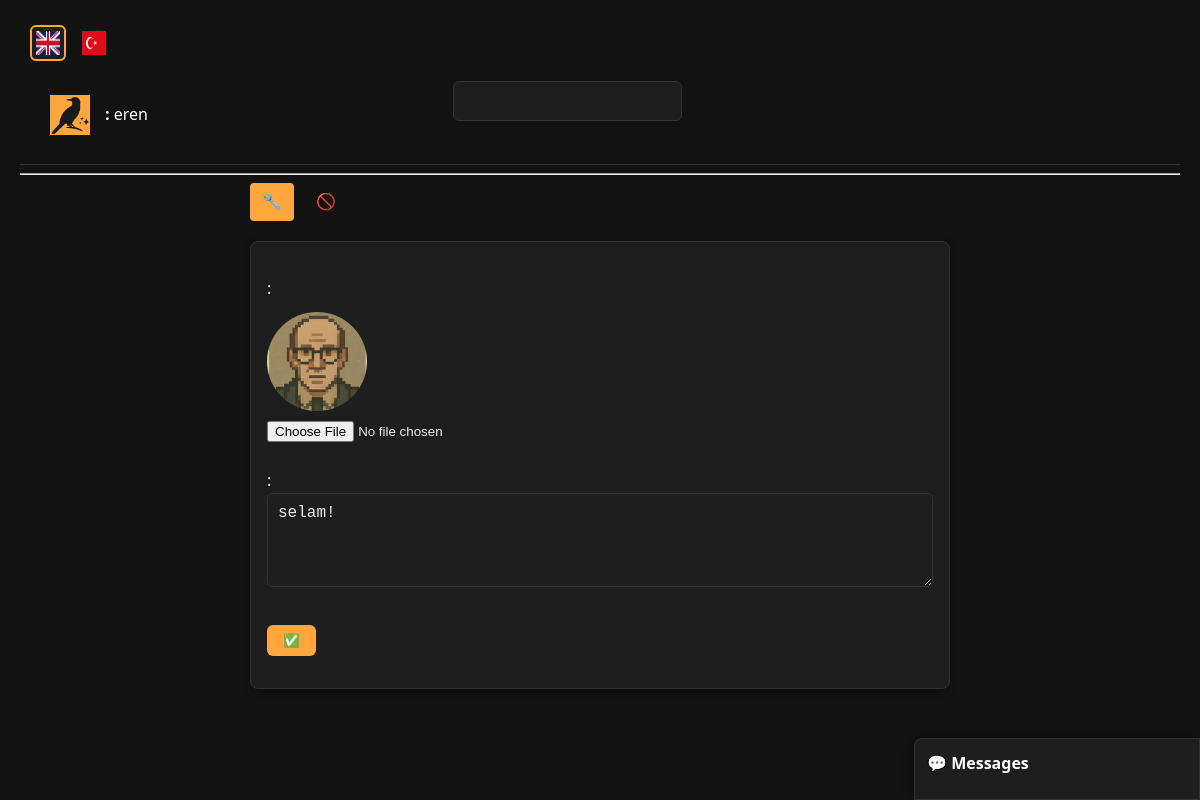
The page /settings.php (signed in) on the database its author committed.
### tables this page shows
CREATE TABLE `users` (
  `id` int(11) NOT NULL,
  `username` varchar(50) NOT NULL,
  `email` varchar(100) NOT NULL,
  `password` varchar(255) NOT NULL,
  `bio` text DEFAULT NULL,
  `profile_pic` varchar(255) DEFAULT NULL,
  `created_at` timestamp NOT NULL DEFAULT current_timestamp()
);

### settings.php (the view, shortened to what this page needs)
<?php
include 'templates/header.php';
$stmt = $pdo->prepare("SELECT bio, profile_pic FROM users WHERE id = ?");
$stmt->execute([$_SESSION['user_id']]);
$user_settings = $stmt->fetch();
$bio = $user_settings['bio'] ?? '';
$profile_pic = $user_settings['profile_pic'] ?? '';
?>
<link rel="stylesheet" href="assets/style.css">
<div class="container">
    <div class="tabs">
        <a href="#profile" onclick="showSetting('profile')" class="active">🔧 <?= $t['profile_settings'] ?></a>
        <a href="#blocked" onclick="showSetting('blocked')">🚫 <?= $t['blocked_users'] ?></a>
    </div>
    <div class="card" id="setting-profile">
        <form method="POST" action="actions/update_profile.php" enctype="multipart/form-data">
            <label><?= $t['change_profile_pic'] ?>:</label><br>
            <?php if ($profile_pic): ?>
                <img src="uploads/<?= htmlspecialchars($profile_pic) ?>" width="100" style="border-radius:50%; margin:10px 0;"><br>
            <?php endif; ?>
            <input type="file" name="profile_pic" accept="image/*"><br><br>
            <label><?= $t['edit_bio'] ?>:</label><br>
            <textarea name="bio" rows="4" maxlength="280"><?= htmlspecialchars($bio) ?></textarea><br><br>
            <button type="submit" class="btn">✅ <?= $t['save_changes'] ?></button>
        </form>
    </div>
</div>

### assets/style.css (style rules this page uses)
.container { max-width: 700px; margin: 0 auto; }
.card { background: var(--card); border-radius: 8px; padding: 16px; margin-bottom: 20px; box-shadow: 0 2px 8px rgba(0,0,0,0.25); border: 1px solid var(--border); }
button, .btn { background-color: var(--accent); color: white; border: none; padding: 8px 16px; border-radius: 6px; cursor: pointer; font-weight: 600; transition: background 0.2s; }
input[type="text"], input[type="email"], input[type="password"], textarea { width: 100%; padding: 10px; border-radius: 6px; border: 1px solid var(--border); margin-bottom: 12px; font-size: 16px; background: var(--card); color: var(--text); }
input::placeholder, textarea::placeholder { color: #aaa; }
.tabs { display: flex; gap: 10px; margin-bottom: 20px; }
.tabs a { text-decoration: none; color: var(--text); padding: 6px 12px; border-radius: 4px; transition: background 0.2s; }
.tabs a.active { background-color: var(--accent); color: black; }

### rows shown on the page
users: profile_pic (picture), bio "selam!"

### other values the page prints
$_SESSION['username'] "eren"
$t['direct_messages'] "Messages"
